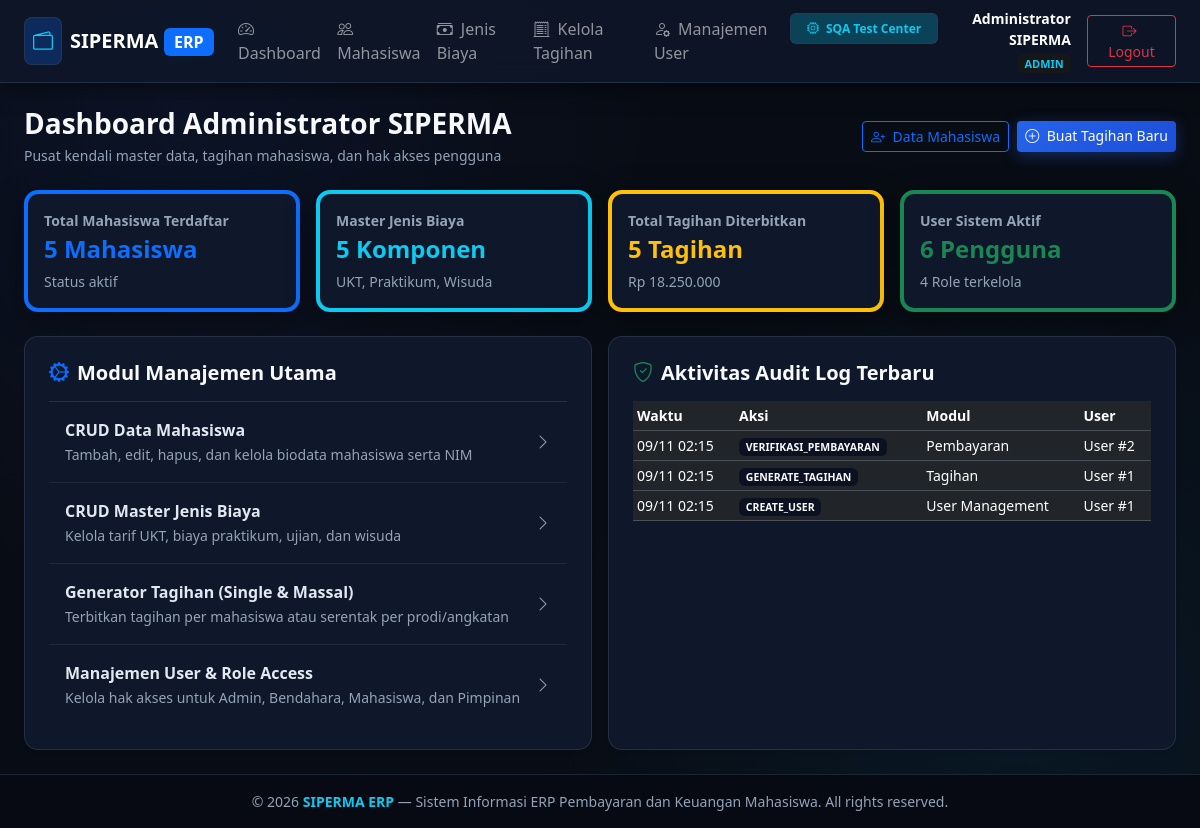
The app's page /admin/dashboard (signed in), older data.
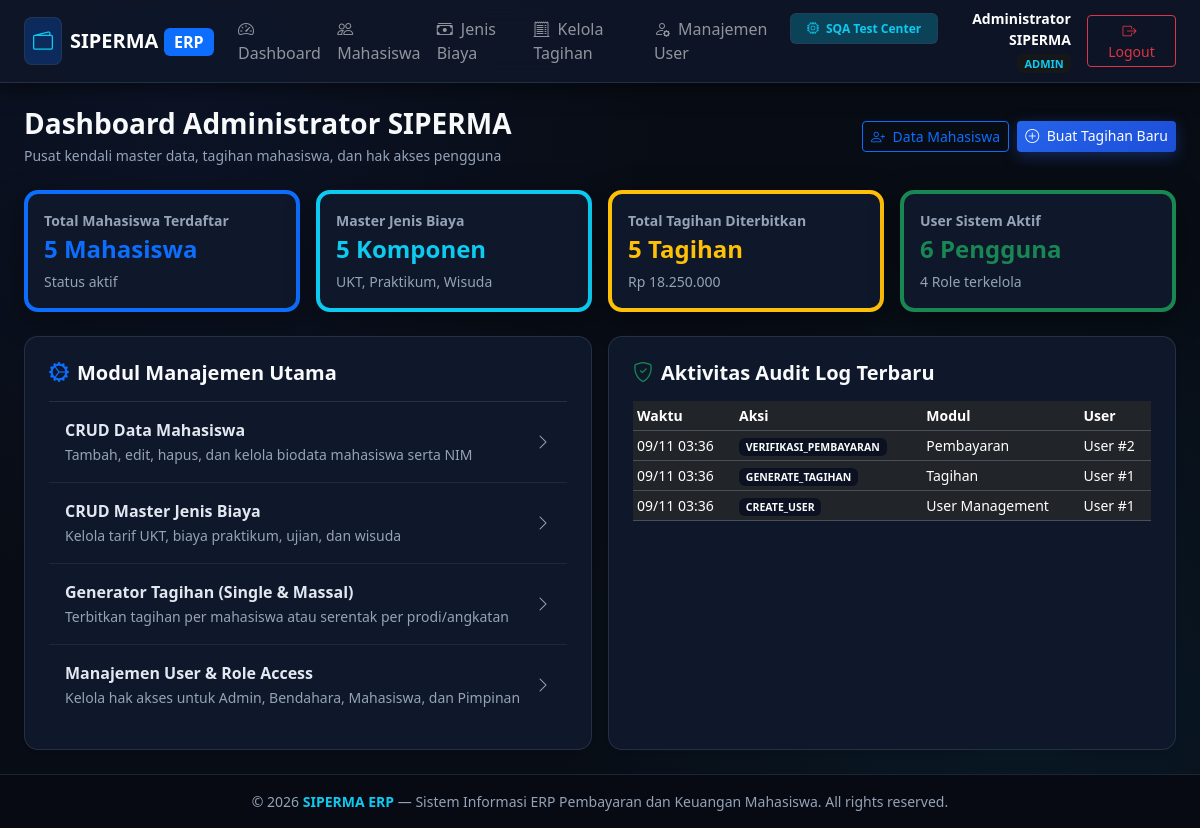
The same page, newer data.
### tables this page shows
CREATE TABLE audit_logs (
    id INTEGER PRIMARY KEY AUTOINCREMENT,
    user_id INTEGER NULL,
    action VARCHAR(100) NOT NULL,
    module VARCHAR(50) NOT NULL,
    detail TEXT,
    ip_address VARCHAR(50),
    created_at DATETIME DEFAULT CURRENT_TIMESTAMP,
    FOREIGN KEY (user_id) REFERENCES users(id) ON DELETE SET NULL
);

### src/Views/admin/dashboard.php (the view)
<?php $pageTitle = 'Dashboard Administrator'; require_once __DIR__ . '/../layouts/header.php'; ?>
<div class="page-header-responsive">
    <div>
        <h3 class="fw-bold text-light mb-1">Dashboard Administrator SIPERMA</h3>
        <p class="text-muted small mb-0">Pusat kendali master data, tagihan mahasiswa, dan hak akses pengguna</p>
    </div>
    <div class="page-actions-responsive">
        <a href="/admin/mahasiswa" class="btn btn-outline-primary btn-sm"><i class="bi bi-person-plus me-1"></i> Data Mahasiswa</a>
        <a href="/admin/tagihan" class="btn btn-primary btn-sm"><i class="bi bi-plus-circle me-1"></i> Buat Tagihan Baru</a>
    </div>
</div>
<div class="row g-2 g-md-3 mb-4">
    <div class="col-12 col-sm-6 col-lg-3">
        <div class="card card-custom p-3 bg-white border-start border-primary border-4 h-100">
            <div class="text-muted small fw-semibold">Total Mahasiswa Terdaftar</div>
            <div class="fs-4 fw-bold text-primary"><?= $totalMhs ?? 0 ?> Mahasiswa</div>
            <div class="small text-muted mt-1">Status aktif</div>
        </div>
    </div>
    <div class="col-12 col-sm-6 col-lg-3">
        <div class="card card-custom p-3 bg-white border-start border-info border-4 h-100">
            <div class="text-muted small fw-semibold">Master Jenis Biaya</div>
            <div class="fs-4 fw-bold text-info"><?= $totalBiaya ?? 0 ?> Komponen</div>
            <div class="small text-muted mt-1">UKT, Praktikum, Wisuda</div>
        </div>
    </div>
    <div class="col-12 col-sm-6 col-lg-3">
        <div class="card card-custom p-3 bg-white border-start border-warning border-4 h-100">
            <div class="text-muted small fw-semibold">Total Tagihan Diterbitkan</div>
            <div class="fs-4 fw-bold text-warning"><?= $totalTagihanCount ?? 0 ?> Tagihan</div>
            <div class="small text-muted mt-1">Rp <?= number_format($totalTagihanNominal ?? 0, 0, ',', '.') ?></div>
        </div>
    </div>
    <div class="col-12 col-sm-6 col-lg-3">
        <div class="card card-custom p-3 bg-white border-start border-success border-4 h-100">
            <div class="text-muted small fw-semibold">User Sistem Aktif</div>
            <div class="fs-4 fw-bold text-success"><?= $totalUsers ?? 0 ?> Pengguna</div>
            <div class="small text-muted mt-1">4 Role terkelola</div>
        </div>
    </div>
</div>
<div class="row g-3">
    <div class="col-md-6">
        <div class="card card-custom p-4 bg-white shadow-sm h-100">
            <h5 class="fw-bold mb-3"><i class="bi bi-gear-wide-connected text-primary me-2"></i>Modul Manajemen Utama</h5>
            <div class="list-group list-group-flush">
                <a href="/admin/mahasiswa" class="list-group-item list-group-item-action d-flex justify-content-between align-items-center py-3">
                    <div>
                        <div class="fw-bold">CRUD Data Mahasiswa</div>
                        <small class="text-muted">Tambah, edit, hapus, dan kelola biodata mahasiswa serta NIM</small>
                    </div>
                    <i class="bi bi-chevron-right text-muted"></i>
                </a>
                <a href="/admin/biaya" class="list-group-item list-group-item-action d-flex justify-content-between align-items-center py-3">
                    <div>
                        <div class="fw-bold">CRUD Master Jenis Biaya</div>
                        <small class="text-muted">Kelola tarif UKT, biaya praktikum, ujian, dan wisuda</small>
                    </div>
                    <i class="bi bi-chevron-right text-muted"></i>
                </a>
                <a href="/admin/tagihan" class="list-group-item list-group-item-action d-flex justify-content-between align-items-center py-3">
                    <div>
                        <div class="fw-bold">Generator Tagihan (Single & Massal)</div>
                        <small class="text-muted">Terbitkan tagihan per mahasiswa atau serentak per prodi/angkatan</small>
                    </div>
                    <i class="bi bi-chevron-right text-muted"></i>
                </a>
                <a href="/admin/users" class="list-group-item list-group-item-action d-flex justify-content-between align-items-center py-3">
                    <div>
                        <div class="fw-bold">Manajemen User & Role Access</div>
                        <small class="text-muted">Kelola hak akses untuk Admin, Bendahara, Mahasiswa, dan Pimpinan</small>
                    </div>
                    <i class="bi bi-chevron-right text-muted"></i>
                </a>
            </div>
        </div>
    </div>
    <div class="col-md-6">
        <div class="card card-custom p-4 bg-white shadow-sm h-100">
            <h5 class="fw-bold mb-3"><i class="bi bi-shield-check text-success me-2"></i>Aktivitas Audit Log Terbaru</h5>
            <div class="table-responsive">
                <table class="table table-sm small align-middle">
                    <thead><tr><th>Waktu</th><th>Aksi</th><th>Modul</th><th>User</th></tr></thead>
                    <tbody>
                        <?php if (empty($auditLogs)): ?>
                        <tr><td colspan="4" class="text-muted text-center py-3">Belum ada audit log</td></tr>
                        <?php else: foreach ($auditLogs as $log): ?>
                        <tr>
                            <td><?= date('d/m H:i', strtotime($log['created_at'])) ?></td>
                            <td><span class="badge bg-light text-dark"><?= htmlspecialchars($log['action']) ?></span></td>
                            <td><?= htmlspecialchars($log['module']) ?></td>
                            <td><?= htmlspecialchars($log['user_id'] ? 'User #' . $log['user_id'] : 'System') ?></td>
                        </tr>
                        <?php endforeach; endif; ?>
                    </tbody>
                </table>
            </div>
        </div>
    </div>
</div>
<?php require_once __DIR__ . '/../layouts/footer.php'; ?>

### public/index.php (shortened to what this page needs)
<?php
$uri = parse_url($_SERVER['REQUEST_URI'] ?? '/', PHP_URL_PATH);
$db = Database::getConnection();
if (str_starts_with($uri, '/admin')) {
    if ($uri === '/admin/dashboard') {
        $totalMhs = (int)$db->query('SELECT count(*) FROM mahasiswa WHERE status="aktif"')->fetchColumn();
        $totalBiaya = (int)$db->query('SELECT count(*) FROM jenis_biaya WHERE status="aktif"')->fetchColumn();
        $totalTagihanCount = (int)$db->query('SELECT count(*) FROM tagihan')->fetchColumn();
        $totalTagihanNominal = (float)$db->query('SELECT COALESCE(SUM(nominal),0) FROM tagihan')->fetchColumn();
        $totalUsers = (int)$db->query('SELECT count(*) FROM users')->fetchColumn();
        $auditLogs = $db->query('SELECT * FROM audit_logs ORDER BY id DESC LIMIT 5')->fetchAll();
        require __DIR__ . '/../src/Views/admin/dashboard.php';
        exit;
    }
}

### src/Views/layouts/header.php (shortened to what this page needs)
<?php
$currentUser = $_SESSION['user'] ?? null;
$role = $currentUser['role'] ?? 'guest';
?>
<!DOCTYPE html>
<html lang="id" data-bs-theme="dark">
<head>
    <link href="https://cdn.jsdelivr.net/npm/bootstrap@5.3.3/dist/css/bootstrap.min.css" rel="stylesheet">
    <link rel="stylesheet" href="https://cdn.jsdelivr.net/npm/bootstrap-icons@1.11.3/font/bootstrap-icons.min.css">
</head>
<body>
<?php if ($currentUser): ?>
<nav class="navbar navbar-expand-lg navbar-dark navbar-custom sticky-top">
    <div class="container-fluid px-3 px-md-4">
        <a class="navbar-brand fw-bold d-flex align-items-center gap-2" href="/dashboard">
            <span class="d-inline-flex p-1 p-sm-2 rounded-3 bg-primary bg-opacity-25 text-info border border-info border-opacity-25">
                <i class="bi bi-wallet2 fs-5"></i>
            </span>
            <span class="fs-5 tracking-wide">SIPERMA <span class="badge bg-primary text-white fs-6">ERP</span></span>
        </a>
        <div class="collapse navbar-collapse" id="navMenu">
            <ul class="navbar-nav me-auto mb-2 mb-lg-0">
                <li class="nav-item">
                    <a class="nav-link" href="/dashboard"><i class="bi bi-speedometer2 me-1"></i> Dashboard</a>
                </li>
                <?php if ($role === 'admin'): ?>
                <li class="nav-item"><a class="nav-link" href="/admin/mahasiswa"><i class="bi bi-people me-1"></i> Mahasiswa</a></li>
                <li class="nav-item"><a class="nav-link" href="/admin/biaya"><i class="bi bi-cash-stack me-1"></i> Jenis Biaya</a></li>
                <li class="nav-item"><a class="nav-link" href="/admin/tagihan"><i class="bi bi-receipt-cutoff me-1"></i> Kelola Tagihan</a></li>
                <li class="nav-item"><a class="nav-link" href="/admin/users"><i class="bi bi-person-gear me-1"></i> Manajemen User</a></li>
                <?php endif; ?>
                <li class="nav-item ms-lg-2">
                    <a class="nav-link badge bg-info bg-opacity-25 text-info border border-info border-opacity-50 mt-1 px-3 py-2" href="/testing">
                        <i class="bi bi-cpu me-1"></i> <strong>SQA Test Center</strong>
                    </a>
                </li>
            </ul>
            <div class="d-flex align-items-center gap-3">
                <div class="text-end d-none d-md-block">
                    <div class="fw-semibold text-white small"><?= htmlspecialchars($currentUser['name'] ?? 'User') ?></div>
                    <span class="badge bg-secondary-subtle text-info text-uppercase" style="font-size: 11px;"><?= htmlspecialchars($currentUser['role'] ?? '') ?></span>
                </div>
                <a href="/logout" class="btn btn-outline-danger btn-sm px-3"><i class="bi bi-box-arrow-right me-1"></i> Logout</a>
            </div>
        </div>
    </div>
</nav>
<?php endif; ?>
<main class="py-3 py-md-4 flex-grow-1">
    <div class="container-fluid px-3 px-md-4">

### src/Views/layouts/footer.php (shortened to what this page needs)
    </div>
</main>
<footer class="border-top py-3 mt-auto" style="background-color: #070a12; border-color: rgba(51, 65, 85, 0.5) !important;">
    <div class="container-fluid px-4 text-center text-muted small">
        &copy; <?= date('Y') ?> <strong class="text-info">SIPERMA ERP</strong> — Sistem Informasi ERP Pembayaran dan Keuangan Mahasiswa. All rights reserved.
    </div>
</footer>
</body>
</html>

### src/Views/layouts/header.php (style rules this page uses)
:root { --bg-dark: #07090e; --bg-surface: #0f172a; --bg-card: #131b2e; --border-color: #1e293b; --primary-accent: #3b82f6; --text-primary: #f8fafc; --text-muted: #94a3b8; }
*, *::before, *::after { box-sizing: border-box; }
html, body { overflow-x: hidden; max-width: 100vw; width: 100%; }
body { font-family: 'Segoe UI', system-ui, -apple-system, sans-serif; background: #080c14; background-image: radial-gradient(circle at 15% 15%, rgba(30, 58, 138, 0.15) 0%, transparent 40%), radial-gradient(circle at 85% 85%, rgba(14, 165, 233, 0.08) 0%, transparent 40%); background-attachment: fixed; color: #f1f5f9; min-height: 100vh; display: flex; flex-direction: column; }
.navbar-custom { background: rgba(15, 23, 42, 0.85); backdrop-filter: blur(12px); border-bottom: 1px solid rgba(51, 65, 85, 0.6); box-shadow: 0 4px 20px rgba(0,0,0,0.5); }
.card-custom { background-color: #0f172a; border: 1px solid rgba(51, 65, 85, 0.6); border-radius: 14px; box-shadow: 0 8px 30px rgba(0,0,0,0.4); color: #f1f5f9; transition: all 0.25s ease; }
.btn-primary { background: linear-gradient(135deg, #2563eb 0%, #1d4ed8 100%); border: none; box-shadow: 0 4px 15px rgba(37, 99, 235, 0.35); transition: all 0.2s ease; }
.list-group-item { background-color: #0f172a !important; border-color: #1e293b !important; color: #e2e8f0 !important; }
.border-top, .border-bottom, .border { border-color: rgba(51, 65, 85, 0.6) !important; }
.bg-light { background-color: #0b1120 !important; color: #e2e8f0 !important; }
.bg-white { background-color: #0f172a !important; color: #f8fafc !important; }
.text-dark { color: #f8fafc !important; }
.text-muted { color: #94a3b8 !important; }
.page-header-responsive { display: flex; flex-direction: column; gap: 12px; margin-bottom: 1.5rem; }
@media (min-width: 768px) { .page-header-responsive { flex-direction: row; justify-content: space-between; align-items: center; gap: 1rem; } }
.page-actions-responsive { display: flex; flex-wrap: wrap; gap: 8px; width: 100%; }
@media (min-width: 768px) { .page-actions-responsive { width: auto; } }
.page-actions-responsive .btn { flex: 1 1 auto; text-align: center; white-space: nowrap; }
@media (min-width: 768px) { .page-actions-responsive .btn { flex: 0 0 auto; } }

Row changes from the older to the newer data that the page shows:
changed audit_logs "Pembayaran": created_at "09/11 02:15" → "09/11 03:36"
changed audit_logs "Tagihan": created_at "09/11 02:15" → "09/11 03:36"
changed audit_logs "User Management": created_at "09/11 02:15" → "09/11 03:36"
